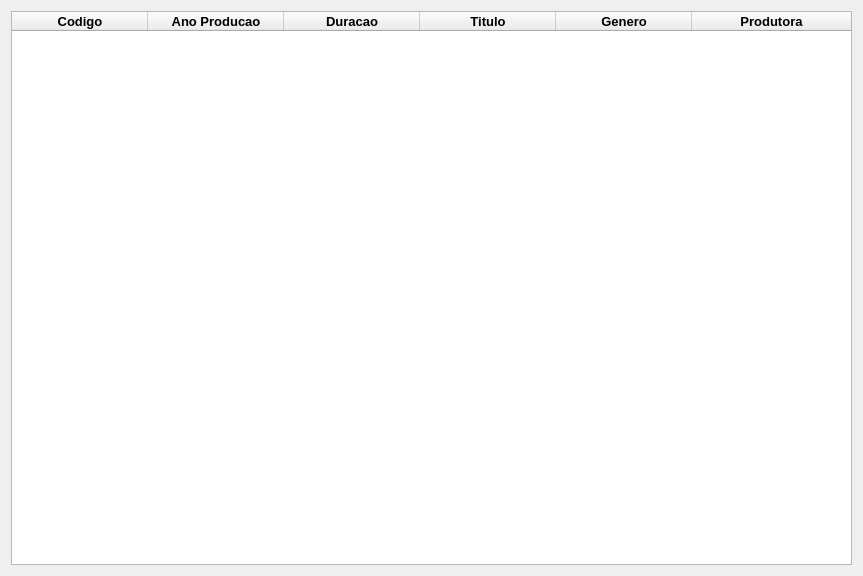
<?xml version="1.0" encoding="UTF-8"?>
<ui version="4.0">
 <class>frmConsultaVideo</class>
 <widget class="QDialog" name="frmConsultaVideo">
  <property name="geometry">
   <rect>
    <x>0</x>
    <y>0</y>
    <width>863</width>
    <height>576</height>
   </rect>
  </property>
  <property name="windowTitle">
   <string>Video</string>
  </property>
  <layout class="QGridLayout" name="gridLayout">
   <item row="0" column="0">
    <widget class="QTableWidget" name="tableWidget">
     <property name="editTriggers">
      <set>QAbstractItemView::NoEditTriggers</set>
     </property>
     <attribute name="horizontalHeaderCascadingSectionResizes">
      <bool>false</bool>
     </attribute>
     <attribute name="horizontalHeaderDefaultSectionSize">
      <number>136</number>
     </attribute>
     <attribute name="horizontalHeaderHighlightSections">
      <bool>true</bool>
     </attribute>
     <attribute name="horizontalHeaderShowSortIndicator" stdset="0">
      <bool>false</bool>
     </attribute>
     <attribute name="horizontalHeaderStretchLastSection">
      <bool>true</bool>
     </attribute>
     <attribute name="verticalHeaderShowSortIndicator" stdset="0">
      <bool>false</bool>
     </attribute>
     <column>
      <property name="text">
       <string>Codigo</string>
      </property>
      <property name="font">
       <font>
        <pointsize>10</pointsize>
        <weight>75</weight>
        <bold>true</bold>
       </font>
      </property>
     </column>
     <column>
      <property name="text">
       <string>Ano Producao</string>
      </property>
      <property name="font">
       <font>
        <pointsize>10</pointsize>
        <weight>75</weight>
        <bold>true</bold>
       </font>
      </property>
     </column>
     <column>
      <property name="text">
       <string>Duracao</string>
      </property>
      <property name="font">
       <font>
        <pointsize>10</pointsize>
        <weight>75</weight>
        <bold>true</bold>
       </font>
      </property>
     </column>
     <column>
      <property name="text">
       <string>Titulo</string>
      </property>
      <property name="font">
       <font>
        <pointsize>10</pointsize>
        <weight>75</weight>
        <bold>true</bold>
       </font>
      </property>
     </column>
     <column>
      <property name="text">
       <string>Genero</string>
      </property>
      <property name="font">
       <font>
        <pointsize>10</pointsize>
        <weight>75</weight>
        <bold>true</bold>
       </font>
      </property>
     </column>
     <column>
      <property name="text">
       <string>Produtora</string>
      </property>
      <property name="font">
       <font>
        <pointsize>10</pointsize>
        <weight>75</weight>
        <bold>true</bold>
       </font>
      </property>
     </column>
    </widget>
   </item>
  </layout>
 </widget>
 <resources/>
 <connections/>
</ui>
